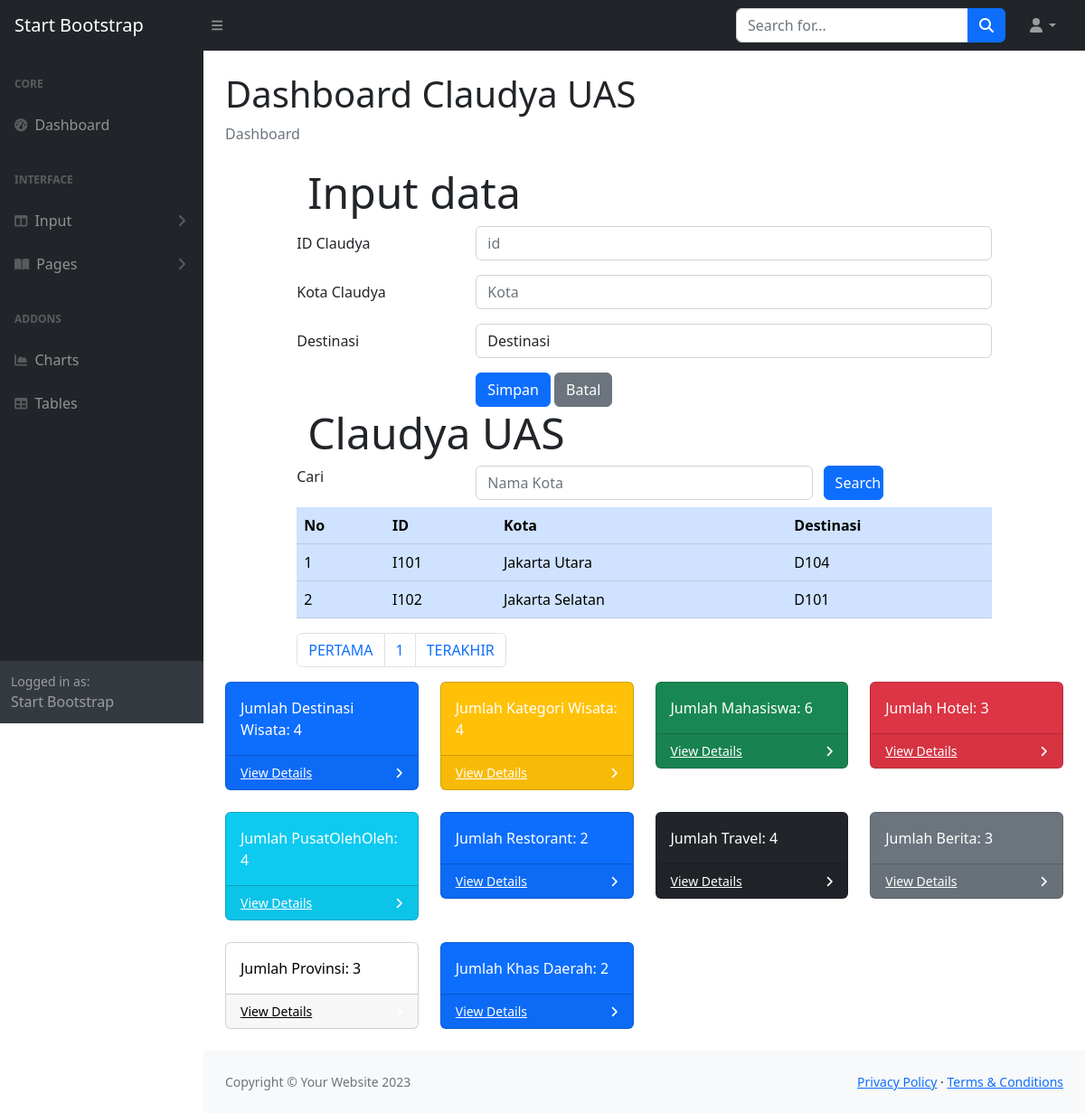
/ADMIN/claudyaUAS.php, run on the app's committed database.
### tables this page shows
CREATE TABLE `claudyauas` (
  `claudyaID` char(4) NOT NULL,
  `claudyaKOTA` varchar(50) NOT NULL,
  `destinasiKODE` char(4) NOT NULL
);

### ADMIN/claudyaUAS.php (the view, shortened to what this page needs)
<!DOCTYPE html>
<html lang="en">
<?php  include "INCLUDE/head.php"?>
    <body class="sb-nav-fixed">
    <?php include "INCLUDE/nav.php";?>
        <div id="layoutSidenav">
         <?php include "INCLUDE/menu.php"?>
            <div id="layoutSidenav_content">
                <main>
                    <div class="container-fluid px-4">
                        <h1 class="mt-4">Dashboard Claudya UAS</h1>
                        <ol class="breadcrumb mb-4">
                            <li class="breadcrumb-item active">Dashboard</li>
                        </ol>
<?php
	include "include/config.php";
?>
<body>
<div class="row">
<div class="col-sm-1"></div>
<div class="col-sm-10">
	<div class="jumbotron jumbotron-fluid">
		<div class="container">
			<h2 class="display-5">Input data</h2>
		</div>
	</div>
	<form method="POST" enctype="multipart/form-data">
		<div class="form-group row">
			<label for="idbuatclaudya" class="col-sm-3 col-form-label mb-sm-3">ID Claudya</label>
			<div class="col-sm-9">
				<input type="text" class="form-control" id="idclaudya" name="inputid" placeholder="id" maxlength="4">
			</div>
		</div>
		<div class="form-group row">
			<label for="kotabuatclaudya" class="col-sm-3 col-form-label mb-sm-3">Kota Claudya</label>
			<div class="col-sm-9">
				<input type="text" class="form-control" id="kotabuatclaudya" name="inputkota" placeholder="Kota">
			</div>
		</div>
		<div class="form-group row">
    <label for="kodebuatdestinasi" class="col-sm-3 col-form-label mb-sm-3">Destinasi</label>
    <div class="col-sm-9">
    <select class="form-control" id="kodebuatdestinasi" name="inputkode">
        <option>Destinasi</option>
        </select>
    </div>
  </div>
		<div class="form-group row">
			<div class="col-sm-3"></div>
			<div class="col-sm-9">
				<input type="submit" name="Simpan" class="btn btn-primary" value="Simpan">
				<input type="submit" name="Batal" class="btn btn-secondary" value="Batal">
			</div>
		</div>
	</form>
</div>
<div class="col-sm-1"></div>
</div>
<div class="row">
	<div class="col-sm-1"></div>
	<div class="col-sm-10">
		<div class="jumbotron jumbotron-fluid">
			<div class="container">
				<h3 class="display-5">Claudya UAS</h3>
			</div>
		</div>
		<form method = "POST">
<div class="form-group row mb-2">
<label for = "search" class="col-sm-3">Cari </label>
<div class="col-sm-6">
	  <input type ="text" name="search" class="form-control" id="search"
	  value="<?php if(isset($_POST["search"])) {echo $_POST ["search"];}?>"
	  placeholder="Nama Kota">
</div>
	  <input type="submit" name="kirim" class="col-sm-1 btn btn-primary" value="Search">
</div>
</form>
	<table class="table table-hover table-primary">
		<thead class="thead-dark">
			<tr>
				<th>No</th>
				<th>ID</th>
				<th>Kota</th>
				<th>Destinasi</th>
			</tr>
		</thead>
		<tbody>
<?php
$jumlahtampilan = 2;
$halaman = (isset($_GET['page']))? $_GET['page'] : 1;
$mulaitampilan = ($halaman - 1) * $jumlahtampilan;
			if (isset($_POST["kirim"]))
{
  $search = $_POST ['search'];
  $query =mysqli_query ($connection, "select claudyauas. * from claudyauas
        where claudyaKOTA like '%".$search."%' limit $mulaitampilan, $jumlahtampilan");
}
else {
  $query =mysqli_query ($connection, "select claudyauas. * from claudyauas limit $mulaitampilan, $jumlahtampilan");
}
			$nomor = 1;
			while ($row = mysqli_fetch_array($query))
			{ ?>
				<tr>
					<td><?php echo $mulaitampilan + $nomor;?></td>
					<td><?php echo $row['claudyaID'];?></td>
					<td><?php echo $row['claudyaKOTA'];?></td>
                    <td><?php echo $row['destinasiKODE'];?></td>
				</tr>
			<?php $nomor = $nomor + 1;?>
			<?php }	?>
		</tbody>
	</table>
<?php
    $query = mysqli_query($connection, "SELECT * FROM claudyauas");
    $jumlahrecord = mysqli_num_rows($query);
    $jumlahpage = ceil($jumlahrecord/$jumlahtampilan);
  ?>
<nav aria-label="Page navigation example">
  <ul class="pagination">
    <li class="page-item"><a class="page-link" href="?page=<?php $nomorhal=1; echo $nomorhal?>">PERTAMA</a></li>
    <?php for($nomorhal=1; $nomorhal<=$jumlahpage; $nomorhal++)
    { ?>
    <li class="page-item">
      <?php
      if($nomorhal!=$halaman)
      { ?>
      <a class="page-link" href="?page=<?php echo $nomorhal?>"><?php echo $nomorhal?></a>
      <?php }
      else { ?>
      <a class="page-link" href="?page=<?php echo $nomorhal?>"><?php echo $nomorhal?></a>
    <?php } ?>
    </li>
    <?php } ?>
    <li class="page-item"><a class="page-link" href="?page=<?php echo $nomorhal-1?>">TERAKHIR</a></li>
  </ul>
</nav>
	</div>
	<div class="col-sm-1"></div>
</div>
</body>
    <?php include "INCLUDE/board.php";?>
                    </div>
                </main>
                <?php include "INCLUDE/footer.php";?>
            </div>
        </div>
    </html>

### data on the page
claudyauas: nomor "1", claudyaID "I101", claudyaKOTA "Jakarta Utara", destinasiKODE "D104"
claudyauas: nomor "2", claudyaID "I102", claudyaKOTA "Jakarta Selatan", destinasiKODE "D101"

### other printed values
$jumlahdestinasi "4"
$jumlahwisata "4"
$jumlahmahasiswa "6"
$jumlahhotel "3"
$jumlaholeholeh "4"
$jumlahrestorant "2"
$jumlahtravel "4"
$jumlahberita "3"
$jumlahprovinsi "3"
$jumlahmasakan "2"
